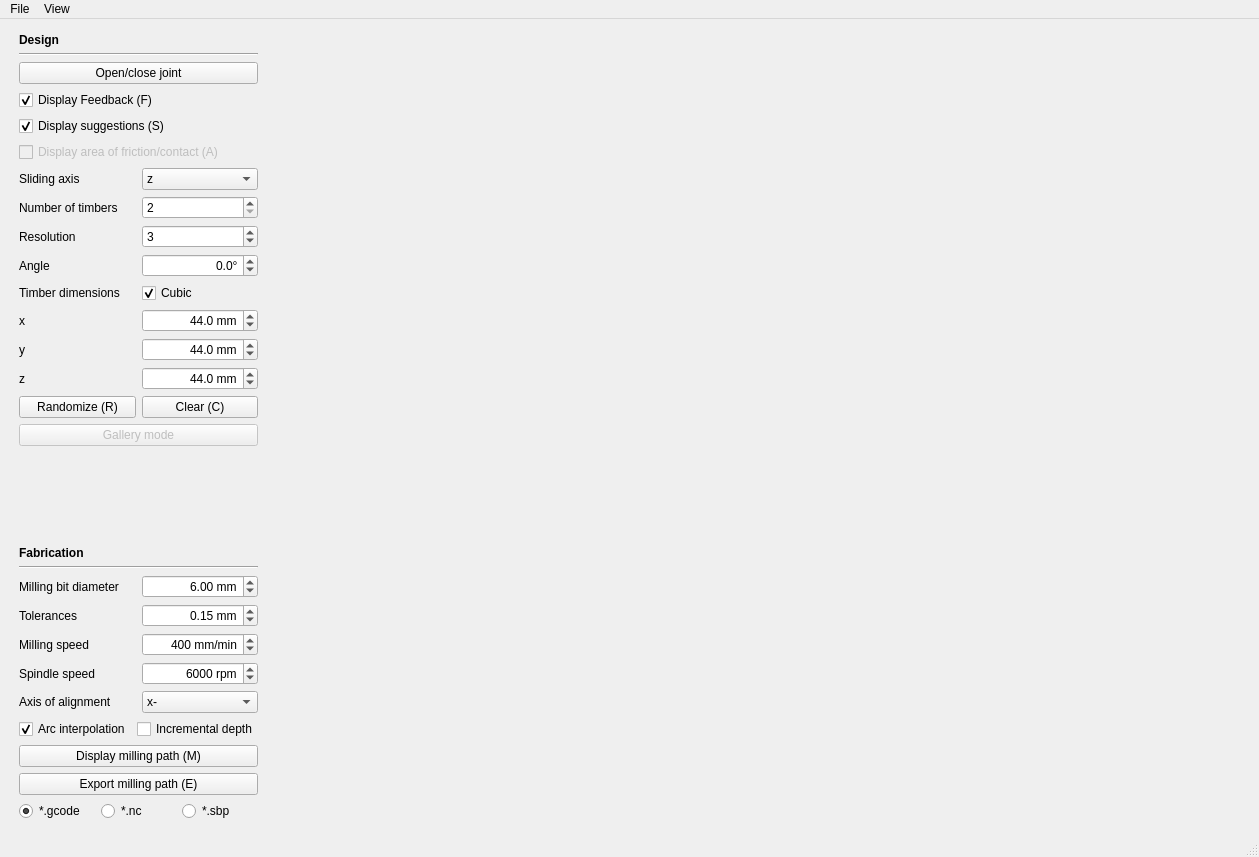
<?xml version="1.0" encoding="UTF-8"?>
<ui version="4.0">
 <class>MainWindow</class>
 <widget class="QMainWindow" name="MainWindow">
  <property name="geometry">
   <rect>
    <x>0</x>
    <y>0</y>
    <width>1259</width>
    <height>857</height>
   </rect>
  </property>
  <property name="windowTitle">
   <string>Tsugite</string>
  </property>
  <property name="iconSize">
   <size>
    <width>24</width>
    <height>24</height>
   </size>
  </property>
  <widget class="QWidget" name="centralwidget">
   <property name="minimumSize">
    <size>
     <width>1</width>
     <height>1</height>
    </size>
   </property>
   <layout class="QFormLayout" name="formLayout">
    <property name="fieldGrowthPolicy">
     <enum>QFormLayout::AllNonFixedFieldsGrow</enum>
    </property>
    <item row="0" column="0">
     <layout class="QVBoxLayout" name="vly_controls">
      <property name="sizeConstraint">
       <enum>QLayout::SetNoConstraint</enum>
      </property>
      <property name="leftMargin">
       <number>10</number>
      </property>
      <property name="topMargin">
       <number>5</number>
      </property>
      <property name="rightMargin">
       <number>5</number>
      </property>
      <property name="bottomMargin">
       <number>5</number>
      </property>
      <item>
       <widget class="QLabel" name="lbl_design_header">
        <property name="font">
         <font>
          <weight>75</weight>
          <italic>false</italic>
          <bold>true</bold>
         </font>
        </property>
        <property name="text">
         <string>Design</string>
        </property>
        <property name="textFormat">
         <enum>Qt::AutoText</enum>
        </property>
        <property name="scaledContents">
         <bool>false</bool>
        </property>
       </widget>
      </item>
      <item>
       <widget class="Line" name="lne_separator1">
        <property name="orientation">
         <enum>Qt::Horizontal</enum>
        </property>
       </widget>
      </item>
      <item>
       <widget class="QPushButton" name="btn_open_close_joint">
        <property name="text">
         <string>Open/close joint</string>
        </property>
        <property name="shortcut">
         <string>Space</string>
        </property>
       </widget>
      </item>
      <item>
       <widget class="QCheckBox" name="chk_show_feedback">
        <property name="text">
         <string>Display Feedback (F)</string>
        </property>
        <property name="shortcut">
         <string>F</string>
        </property>
        <property name="checked">
         <bool>true</bool>
        </property>
       </widget>
      </item>
      <item>
       <widget class="QCheckBox" name="chk_show_suggestions">
        <property name="text">
         <string>Display suggestions (S)</string>
        </property>
        <property name="shortcut">
         <string>S</string>
        </property>
        <property name="checked">
         <bool>true</bool>
        </property>
       </widget>
      </item>
      <item>
       <widget class="QCheckBox" name="chk_show_contact_area">
        <property name="enabled">
         <bool>false</bool>
        </property>
        <property name="text">
         <string>Display area of friction/contact (A)</string>
        </property>
        <property name="shortcut">
         <string>A</string>
        </property>
        <property name="tristate">
         <bool>true</bool>
        </property>
       </widget>
      </item>
      <item>
       <layout class="QHBoxLayout" name="hly_sliding_axis">
        <item>
         <widget class="QLabel" name="lbl_sliding_axis">
          <property name="text">
           <string>Sliding axis</string>
          </property>
         </widget>
        </item>
        <item>
         <widget class="QComboBox" name="cmb_sliding_axis">
          <property name="maximumSize">
           <size>
            <width>120</width>
            <height>16777215</height>
           </size>
          </property>
          <property name="currentIndex">
           <number>2</number>
          </property>
          <item>
           <property name="text">
            <string>x</string>
           </property>
          </item>
          <item>
           <property name="text">
            <string>y</string>
           </property>
          </item>
          <item>
           <property name="text">
            <string>z</string>
           </property>
          </item>
         </widget>
        </item>
       </layout>
      </item>
      <item>
       <layout class="QHBoxLayout" name="hly_timber_count">
        <item>
         <widget class="QLabel" name="lbl_timber_count">
          <property name="text">
           <string>Number of timbers</string>
          </property>
         </widget>
        </item>
        <item>
         <widget class="QSpinBox" name="spb_timber_count">
          <property name="maximumSize">
           <size>
            <width>120</width>
            <height>16777215</height>
           </size>
          </property>
          <property name="wrapping">
           <bool>false</bool>
          </property>
          <property name="frame">
           <bool>true</bool>
          </property>
          <property name="buttonSymbols">
           <enum>QAbstractSpinBox::UpDownArrows</enum>
          </property>
          <property name="minimum">
           <number>2</number>
          </property>
          <property name="maximum">
           <number>4</number>
          </property>
         </widget>
        </item>
       </layout>
      </item>
      <item>
       <layout class="QHBoxLayout" name="hly_voxel_res">
        <item>
         <widget class="QLabel" name="lbl_voxel_res">
          <property name="text">
           <string>Resolution</string>
          </property>
         </widget>
        </item>
        <item>
         <widget class="QSpinBox" name="spb_voxel_res">
          <property name="maximumSize">
           <size>
            <width>120</width>
            <height>16777215</height>
           </size>
          </property>
          <property name="minimum">
           <number>2</number>
          </property>
          <property name="maximum">
           <number>5</number>
          </property>
          <property name="value">
           <number>3</number>
          </property>
         </widget>
        </item>
       </layout>
      </item>
      <item>
       <layout class="QHBoxLayout" name="hly_angle">
        <item>
         <widget class="QLabel" name="lbl_angle">
          <property name="text">
           <string>Angle</string>
          </property>
         </widget>
        </item>
        <item>
         <widget class="QDoubleSpinBox" name="spb_angle">
          <property name="maximumSize">
           <size>
            <width>120</width>
            <height>16777215</height>
           </size>
          </property>
          <property name="alignment">
           <set>Qt::AlignRight|Qt::AlignTrailing|Qt::AlignVCenter</set>
          </property>
          <property name="suffix">
           <string>°</string>
          </property>
          <property name="decimals">
           <number>1</number>
          </property>
          <property name="minimum">
           <double>-80.000000000000000</double>
          </property>
          <property name="maximum">
           <double>80.000000000000000</double>
          </property>
          <property name="value">
           <double>0.000000000000000</double>
          </property>
         </widget>
        </item>
       </layout>
      </item>
      <item>
       <layout class="QHBoxLayout" name="hly_timber_dim">
        <item>
         <widget class="QLabel" name="lbl_timber_dim">
          <property name="text">
           <string>Timber dimensions</string>
          </property>
         </widget>
        </item>
        <item>
         <widget class="QCheckBox" name="chk_timber_dim_cubic">
          <property name="text">
           <string>Cubic</string>
          </property>
          <property name="checked">
           <bool>true</bool>
          </property>
         </widget>
        </item>
       </layout>
      </item>
      <item>
       <layout class="QHBoxLayout" name="hly_xdim">
        <item>
         <widget class="QLabel" name="lbl_xdim">
          <property name="text">
           <string>x</string>
          </property>
         </widget>
        </item>
        <item>
         <widget class="QDoubleSpinBox" name="spb_xdim">
          <property name="maximumSize">
           <size>
            <width>120</width>
            <height>16777215</height>
           </size>
          </property>
          <property name="alignment">
           <set>Qt::AlignRight|Qt::AlignTrailing|Qt::AlignVCenter</set>
          </property>
          <property name="suffix">
           <string> mm</string>
          </property>
          <property name="decimals">
           <number>1</number>
          </property>
          <property name="minimum">
           <double>10.000000000000000</double>
          </property>
          <property name="maximum">
           <double>150.000000000000000</double>
          </property>
          <property name="value">
           <double>44.000000000000000</double>
          </property>
         </widget>
        </item>
       </layout>
      </item>
      <item>
       <layout class="QHBoxLayout" name="hly_ydim">
        <item>
         <widget class="QLabel" name="lbl_ydim">
          <property name="text">
           <string>y</string>
          </property>
         </widget>
        </item>
        <item>
         <widget class="QDoubleSpinBox" name="spb_ydim">
          <property name="maximumSize">
           <size>
            <width>120</width>
            <height>16777215</height>
           </size>
          </property>
          <property name="alignment">
           <set>Qt::AlignRight|Qt::AlignTrailing|Qt::AlignVCenter</set>
          </property>
          <property name="suffix">
           <string> mm</string>
          </property>
          <property name="decimals">
           <number>1</number>
          </property>
          <property name="minimum">
           <double>10.000000000000000</double>
          </property>
          <property name="maximum">
           <double>150.000000000000000</double>
          </property>
          <property name="value">
           <double>44.000000000000000</double>
          </property>
         </widget>
        </item>
       </layout>
      </item>
      <item>
       <layout class="QHBoxLayout" name="hly_zdim">
        <item>
         <widget class="QLabel" name="lbl_zdim">
          <property name="text">
           <string>z</string>
          </property>
         </widget>
        </item>
        <item>
         <widget class="QDoubleSpinBox" name="spb_zdim">
          <property name="alignment">
           <set>Qt::AlignRight|Qt::AlignTrailing|Qt::AlignVCenter</set>
          </property>
          <property name="suffix">
           <string> mm</string>
          </property>
          <property name="decimals">
           <number>1</number>
          </property>
          <property name="minimum">
           <double>10.000000000000000</double>
          </property>
          <property name="maximum">
           <double>150.000000000000000</double>
          </property>
          <property name="value">
           <double>44.000000000000000</double>
          </property>
         </widget>
        </item>
       </layout>
      </item>
      <item>
       <layout class="QHBoxLayout" name="hly_rnd_clear">
        <item>
         <widget class="QPushButton" name="btn_randomize">
          <property name="text">
           <string>Randomize (R)</string>
          </property>
          <property name="shortcut">
           <string>R</string>
          </property>
          <property name="autoDefault">
           <bool>false</bool>
          </property>
          <property name="default">
           <bool>false</bool>
          </property>
          <property name="flat">
           <bool>false</bool>
          </property>
         </widget>
        </item>
        <item>
         <widget class="QPushButton" name="btn_clear">
          <property name="text">
           <string>Clear (C)</string>
          </property>
          <property name="shortcut">
           <string>C</string>
          </property>
         </widget>
        </item>
       </layout>
      </item>
      <item>
       <widget class="QPushButton" name="btn_gallery">
        <property name="enabled">
         <bool>false</bool>
        </property>
        <property name="text">
         <string>Gallery mode</string>
        </property>
        <property name="autoRepeat">
         <bool>false</bool>
        </property>
       </widget>
      </item>
      <item>
       <spacer name="vsp_separator3">
        <property name="orientation">
         <enum>Qt::Vertical</enum>
        </property>
        <property name="sizeHint" stdset="0">
         <size>
          <width>20</width>
          <height>40</height>
         </size>
        </property>
       </spacer>
      </item>
      <item>
       <widget class="QLabel" name="lbl_fabrication_header">
        <property name="font">
         <font>
          <weight>75</weight>
          <bold>true</bold>
         </font>
        </property>
        <property name="text">
         <string>Fabrication</string>
        </property>
       </widget>
      </item>
      <item>
       <widget class="Line" name="lne_separator2">
        <property name="orientation">
         <enum>Qt::Horizontal</enum>
        </property>
       </widget>
      </item>
      <item>
       <layout class="QHBoxLayout" name="hly_milling_diam">
        <item>
         <widget class="QLabel" name="lbl_milling_diam">
          <property name="text">
           <string>Milling bit diameter</string>
          </property>
         </widget>
        </item>
        <item>
         <widget class="QDoubleSpinBox" name="spb_milling_diam">
          <property name="maximumSize">
           <size>
            <width>120</width>
            <height>16777215</height>
           </size>
          </property>
          <property name="alignment">
           <set>Qt::AlignRight|Qt::AlignTrailing|Qt::AlignVCenter</set>
          </property>
          <property name="suffix">
           <string> mm</string>
          </property>
          <property name="decimals">
           <number>2</number>
          </property>
          <property name="minimum">
           <double>1.000000000000000</double>
          </property>
          <property name="maximum">
           <double>50.000000000000000</double>
          </property>
          <property name="value">
           <double>6.000000000000000</double>
          </property>
         </widget>
        </item>
       </layout>
      </item>
      <item>
       <layout class="QHBoxLayout" name="hly_tolerances">
        <item>
         <widget class="QLabel" name="lbl_tolerances">
          <property name="text">
           <string>Tolerances</string>
          </property>
         </widget>
        </item>
        <item>
         <widget class="QDoubleSpinBox" name="spb_tolerances">
          <property name="maximumSize">
           <size>
            <width>120</width>
            <height>16777215</height>
           </size>
          </property>
          <property name="alignment">
           <set>Qt::AlignRight|Qt::AlignTrailing|Qt::AlignVCenter</set>
          </property>
          <property name="suffix">
           <string> mm</string>
          </property>
          <property name="maximum">
           <double>5.000000000000000</double>
          </property>
          <property name="singleStep">
           <double>0.050000000000000</double>
          </property>
          <property name="value">
           <double>0.150000000000000</double>
          </property>
         </widget>
        </item>
       </layout>
      </item>
      <item>
       <layout class="QHBoxLayout" name="hly_milling_speed">
        <item>
         <widget class="QLabel" name="lbl_milling_speed">
          <property name="text">
           <string>Milling speed</string>
          </property>
         </widget>
        </item>
        <item>
         <widget class="QSpinBox" name="spb_milling_speed">
          <property name="alignment">
           <set>Qt::AlignRight|Qt::AlignTrailing|Qt::AlignVCenter</set>
          </property>
          <property name="suffix">
           <string> mm/min</string>
          </property>
          <property name="minimum">
           <number>100</number>
          </property>
          <property name="maximum">
           <number>1000</number>
          </property>
          <property name="singleStep">
           <number>100</number>
          </property>
          <property name="value">
           <number>400</number>
          </property>
         </widget>
        </item>
       </layout>
      </item>
      <item>
       <layout class="QHBoxLayout" name="hly_spindle_speed">
        <item>
         <widget class="QLabel" name="lbl_spindle_speed">
          <property name="text">
           <string>Spindle speed</string>
          </property>
         </widget>
        </item>
        <item>
         <widget class="QSpinBox" name="spb_spindle_speed">
          <property name="alignment">
           <set>Qt::AlignRight|Qt::AlignTrailing|Qt::AlignVCenter</set>
          </property>
          <property name="suffix">
           <string> rpm</string>
          </property>
          <property name="minimum">
           <number>1000</number>
          </property>
          <property name="maximum">
           <number>10000</number>
          </property>
          <property name="singleStep">
           <number>100</number>
          </property>
          <property name="value">
           <number>6000</number>
          </property>
         </widget>
        </item>
       </layout>
      </item>
      <item>
       <layout class="QHBoxLayout" name="hly_alignment_axis">
        <item>
         <widget class="QLabel" name="lbl_alignment_axis">
          <property name="text">
           <string>Axis of alignment</string>
          </property>
         </widget>
        </item>
        <item>
         <widget class="QComboBox" name="cmb_alignment_axis">
          <property name="editable">
           <bool>false</bool>
          </property>
          <property name="currentText">
           <string>x-</string>
          </property>
          <property name="currentIndex">
           <number>0</number>
          </property>
          <item>
           <property name="text">
            <string>x-</string>
           </property>
          </item>
          <item>
           <property name="text">
            <string>y-</string>
           </property>
          </item>
          <item>
           <property name="text">
            <string>x+</string>
           </property>
          </item>
          <item>
           <property name="text">
            <string>y+</string>
           </property>
          </item>
         </widget>
        </item>
       </layout>
      </item>
      <item>
       <layout class="QHBoxLayout" name="hly_arc_incr">
        <item>
         <widget class="QCheckBox" name="chk_arc_interp">
          <property name="text">
           <string>Arc interpolation</string>
          </property>
          <property name="checked">
           <bool>true</bool>
          </property>
         </widget>
        </item>
        <item>
         <widget class="QCheckBox" name="chk_increm_depth">
          <property name="text">
           <string>Incremental depth</string>
          </property>
         </widget>
        </item>
       </layout>
      </item>
      <item>
       <widget class="QPushButton" name="btn_show_milling_path">
        <property name="text">
         <string>Display milling path (M)</string>
        </property>
        <property name="shortcut">
         <string>M</string>
        </property>
       </widget>
      </item>
      <item>
       <widget class="QPushButton" name="btn_export_milling_path">
        <property name="text">
         <string>Export milling path (E)</string>
        </property>
        <property name="shortcut">
         <string>E</string>
        </property>
       </widget>
      </item>
      <item>
       <layout class="QHBoxLayout" name="hly_export_options">
        <item>
         <widget class="QRadioButton" name="rdo_gcode">
          <property name="text">
           <string>*.gcode</string>
          </property>
          <property name="checked">
           <bool>true</bool>
          </property>
         </widget>
        </item>
        <item>
         <widget class="QRadioButton" name="rdo_nc">
          <property name="text">
           <string>*.nc</string>
          </property>
         </widget>
        </item>
        <item>
         <widget class="QRadioButton" name="rdo_sbp">
          <property name="text">
           <string>*.sbp</string>
          </property>
         </widget>
        </item>
       </layout>
      </item>
     </layout>
    </item>
    <item row="0" column="1">
     <layout class="QHBoxLayout" name="hly_gl">
      <property name="sizeConstraint">
       <enum>QLayout::SetNoConstraint</enum>
      </property>
     </layout>
    </item>
   </layout>
  </widget>
  <widget class="QMenuBar" name="menubar">
   <property name="geometry">
    <rect>
     <x>0</x>
     <y>0</y>
     <width>1259</width>
     <height>22</height>
    </rect>
   </property>
   <widget class="QMenu" name="menu_file">
    <property name="title">
     <string>File</string>
    </property>
    <addaction name="act_new"/>
    <addaction name="act_open"/>
    <addaction name="act_save"/>
    <addaction name="act_saveas"/>
   </widget>
   <widget class="QMenu" name="menu_view">
    <property name="title">
     <string>View</string>
    </property>
    <widget class="QMenu" name="menu_show_hide_timbers">
     <property name="title">
      <string>Display timbers</string>
     </property>
     <addaction name="act_a"/>
     <addaction name="act_b"/>
     <addaction name="act_c"/>
     <addaction name="act_d"/>
     <addaction name="separator"/>
     <addaction name="act_all"/>
    </widget>
    <widget class="QMenu" name="menu_set_view">
     <property name="title">
      <string>Set view</string>
     </property>
     <addaction name="act_axo"/>
     <addaction name="act_pln"/>
    </widget>
    <addaction name="act_hidden"/>
    <addaction name="menu_show_hide_timbers"/>
    <addaction name="menu_set_view"/>
   </widget>
   <addaction name="menu_file"/>
   <addaction name="menu_view"/>
  </widget>
  <widget class="QStatusBar" name="statusbar"/>
  <action name="act_save">
   <property name="text">
    <string>Save</string>
   </property>
   <property name="shortcut">
    <string>Ctrl+S</string>
   </property>
   <property name="shortcutVisibleInContextMenu">
    <bool>true</bool>
   </property>
  </action>
  <action name="act_open">
   <property name="text">
    <string>Open...</string>
   </property>
   <property name="shortcut">
    <string>Ctrl+O</string>
   </property>
   <property name="shortcutVisibleInContextMenu">
    <bool>true</bool>
   </property>
  </action>
  <action name="actionImage">
   <property name="text">
    <string>Save image...</string>
   </property>
   <property name="shortcut">
    <string>Ctrl+P</string>
   </property>
   <property name="shortcutVisibleInContextMenu">
    <bool>true</bool>
   </property>
  </action>
  <action name="actionUndo">
   <property name="text">
    <string>Undo</string>
   </property>
  </action>
  <action name="actionRedo">
   <property name="text">
    <string>Redo</string>
   </property>
  </action>
  <action name="act_new">
   <property name="text">
    <string>New</string>
   </property>
   <property name="shortcut">
    <string>Ctrl+N</string>
   </property>
   <property name="shortcutVisibleInContextMenu">
    <bool>true</bool>
   </property>
  </action>
  <action name="actionSave_as">
   <property name="text">
    <string>Save as</string>
   </property>
  </action>
  <action name="actionRandomize">
   <property name="text">
    <string>Randomize (R)</string>
   </property>
  </action>
  <action name="actionClear">
   <property name="text">
    <string>Clear</string>
   </property>
  </action>
  <action name="act_hidden">
   <property name="checkable">
    <bool>true</bool>
   </property>
   <property name="checked">
    <bool>true</bool>
   </property>
   <property name="text">
    <string>Display hidden lines</string>
   </property>
   <property name="shortcut">
    <string>Ctrl+H</string>
   </property>
  </action>
  <action name="act_a">
   <property name="checkable">
    <bool>true</bool>
   </property>
   <property name="checked">
    <bool>true</bool>
   </property>
   <property name="text">
    <string>A</string>
   </property>
   <property name="shortcut">
    <string>Ctrl+1</string>
   </property>
  </action>
  <action name="act_b">
   <property name="checkable">
    <bool>true</bool>
   </property>
   <property name="checked">
    <bool>true</bool>
   </property>
   <property name="text">
    <string>B</string>
   </property>
   <property name="shortcut">
    <string>Ctrl+2</string>
   </property>
  </action>
  <action name="act_c">
   <property name="checkable">
    <bool>true</bool>
   </property>
   <property name="checked">
    <bool>true</bool>
   </property>
   <property name="text">
    <string>C</string>
   </property>
   <property name="shortcut">
    <string>Ctrl+3</string>
   </property>
  </action>
  <action name="act_d">
   <property name="checkable">
    <bool>true</bool>
   </property>
   <property name="checked">
    <bool>true</bool>
   </property>
   <property name="text">
    <string>D</string>
   </property>
   <property name="shortcut">
    <string>Ctrl+4</string>
   </property>
  </action>
  <action name="act_pln">
   <property name="checkable">
    <bool>false</bool>
   </property>
   <property name="text">
    <string>Closest plane</string>
   </property>
   <property name="shortcut">
    <string>Ctrl+L</string>
   </property>
   <property name="shortcutContext">
    <enum>Qt::WindowShortcut</enum>
   </property>
  </action>
  <action name="actionBottom">
   <property name="checkable">
    <bool>false</bool>
   </property>
   <property name="text">
    <string>Bottom</string>
   </property>
  </action>
  <action name="actionLeft">
   <property name="checkable">
    <bool>false</bool>
   </property>
   <property name="text">
    <string>Left</string>
   </property>
  </action>
  <action name="actionRight">
   <property name="checkable">
    <bool>false</bool>
   </property>
   <property name="text">
    <string>Right</string>
   </property>
  </action>
  <action name="act_axo">
   <property name="checkable">
    <bool>false</bool>
   </property>
   <property name="checked">
    <bool>false</bool>
   </property>
   <property name="text">
    <string>Standard Rotation</string>
   </property>
   <property name="shortcut">
    <string>Ctrl+A</string>
   </property>
  </action>
  <action name="actionFront">
   <property name="checkable">
    <bool>false</bool>
   </property>
   <property name="text">
    <string>Front</string>
   </property>
  </action>
  <action name="actionBack">
   <property name="checkable">
    <bool>false</bool>
   </property>
   <property name="text">
    <string>Back</string>
   </property>
  </action>
  <action name="act_saveas">
   <property name="text">
    <string>Save As...</string>
   </property>
   <property name="shortcutVisibleInContextMenu">
    <bool>true</bool>
   </property>
  </action>
  <action name="act_all">
   <property name="text">
    <string>Display all</string>
   </property>
  </action>
 </widget>
 <resources/>
 <connections/>
</ui>
